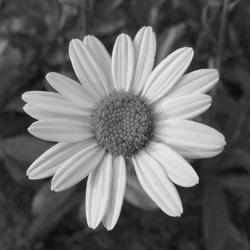
//> input picture DIAssignment4/DIAssignment46/test.jpg, 250 x 250 px
$ ./pastel test.jpg   (built with g++ and OpenCV 4)
//> lines starting //> are read from the running program, lines starting //| are printed output that depends on the picture; after the words box and inside, x2 and y2 are one past the last pixel; in counts of white or black regions, pixels touching at a corner belong together
// Sherd White Digital Image Processing Assignment #4.6

#include<opencv2/core/core.hpp>
#include<opencv2/highgui/highgui.hpp>
#include<opencv2/imgproc/imgproc.hpp>

#include<iostream>
#include<string>

using namespace cv;
Mat pastel(Mat, int);
void tbCallback(int, void*);

int main(int argc, char * argv[])
{
	if (argc <= 1)
	{
		std::cerr << "Not enough arguements." << std::endl;
		return (1);
	}

	Mat img = cv::imread(argv[1], CV_8UC1);
//> img is the input picture: 250 rows x 250 cols, CV_8UC1; min 1, max 244, mean 102.8

	if (img.empty())
	{
		std::cerr << "Unable to open the image " << argv[1] << "." << std::endl;
		return (1);
	}

	namedWindow("Original Image", WINDOW_AUTOSIZE);
	imshow("Original Image", img);

	cv::Mat filterimg = pastel(img, 20);

	namedWindow("Smooth Image", WINDOW_AUTOSIZE);
	imshow("Smooth Image", filterimg);

	// Create a Trackbar in the window just created
	int tbVal = 20;

	int tbMaxVal;
	if (img.rows > img.cols)
		tbMaxVal = img.rows - 1;
	else
		tbMaxVal = img.cols - 1;

	void *pImg = &img;
	cv::createTrackbar("Smoothing", "Smooth Image", &tbVal, tbMaxVal, tbCallback, pImg);

	waitKey(0);

	return (0);
}

Mat pastel(Mat img, int blur)
{
//> called with blur = 20
	Mat filterimg; //= Mat::zeros(img.rows, img.cols, CV_8UC1);
	img.copyTo(filterimg);

	double distance = 0;
	double value = 0;
	int i = 0;

	// Apply spacial filter (average) for top quadrant
	for (int r = 0; r <= blur; r++)
	{
		for (int c = i; c < img.cols - i; c++)
		{
			distance = i;

			value = (int)img.at<uchar>(r, c) + ((blur - distance) / blur)*(255 - (int)img.at<uchar>(r, c));
			filterimg.at<uchar>(r, c) = (int)value;
		}
		i++;
	}
//> this loop made 21 passes
//> value on passes 1 to 12: 255, 244.6, 234.4, 224.2, 213.8, 203.2, 193.2, 182.9, 171.4, 159.2, 147, 135.1
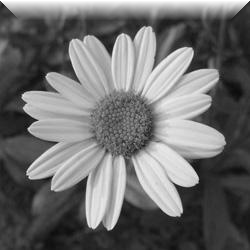
//> filterimg: 250 rows x 250 cols, CV_8UC1; 7.39% of pixels changed, all inside (x1, y1, x2, y2) = (0, 0, 250, 20)
//> after the loop, distance = 20; value = 33; i = 21

	i = 0;
	value = 0;

	// Apply spacial filter (average) for bottom quadrant
	for (int r = img.rows - 1; r >= img.rows - blur; r--)
	{
		for (int c = i; c < img.cols - i; c++)
		{
			distance = i;

			value = (int)img.at<uchar>(r, c) + ((blur - distance) / blur)*(255 - (int)img.at<uchar>(r, c));
			filterimg.at<uchar>(r, c) = (int)value;
		}
		i++;
	}
//> this loop made 20 passes
//> value on passes 1 to 12: 255, 245.1, 236.3, 226.7, 216.4, 205.8, 195.3, 186.1, 177.8, 169.5, 161, 152.7
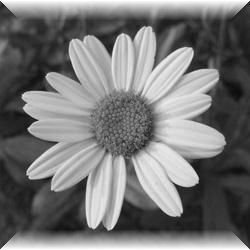
//> filterimg: 250 rows x 250 cols, CV_8UC1; 7.39% of pixels changed, all inside (x1, y1, x2, y2) = (0, 230, 250, 250)
//> after the loop, distance = 19; value = 70.7; i = 20

	i = 0;
	value = 0;

	// Apply spacial filter (average) for left quadrant
	for (int c = 0; c <= blur; c++)
	{
		for (int r = i; r <= img.rows - i - 1; r++)
		{
			distance = i;

			value = (int)img.at<uchar>(r, c) + ((blur - distance) / blur)*(255 - (int)img.at<uchar>(r, c));
			filterimg.at<uchar>(r, c) = (int)value;
		}
		i++;
	}
//> this loop made 21 passes
//> value on passes 1 to 12: 255, 245.7, 236.2, 226.2, 215.4, 204.8, 195.6, 187.4, 179, 168.2, 157, 145.6
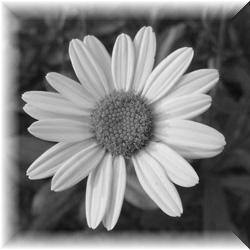
//> filterimg: 250 rows x 250 cols, CV_8UC1; 7.33% of pixels changed, all inside (x1, y1, x2, y2) = (0, 1, 20, 249)
//> after the loop, distance = 20; value = 66; i = 21

	i = 0;
	value = 0;

	// Apply spacial filter (average) for right quadrant
	for (int c = img.cols - 1; c >= img.cols - blur; c--)
	{
		for (int r = i; r <= img.rows - i - 1; r++)
		{
			distance = i;

			value = (int)img.at<uchar>(r, c) + ((blur - distance) / blur)*(255 - (int)img.at<uchar>(r, c));
			filterimg.at<uchar>(r, c) = (int)value;
		}
		i++;
	}
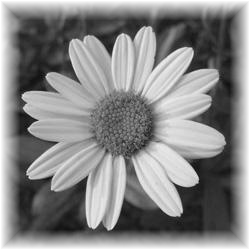
//> filterimg: 250 rows x 250 cols, CV_8UC1; 7.33% of pixels changed, all inside (x1, y1, x2, y2) = (230, 1, 250, 249)
//> after the loop, distance = 19; value = 70.7; i = 20

	//imshow("Smooth Image", filterimg);
	return filterimg;
}

// function tbCallback
void tbCallback(int blur, void* img) {

	// Cast the void pointer to Mat*
	cv::Mat* filterimg;
	filterimg = static_cast<cv::Mat*>(img);

	// Use the Trackbar value and _data to modify the image displayed
	cv::Mat img_modified = pastel(*filterimg, blur);
//> the loop in pastel (call 2), `for (int r = 0; r <= blur; r++)` made 21 passes
//> the loop in pastel (call 2), `for (int r = img.rows - 1; r >= img.rows - blur; r--)` made 20 passes
//> the loop in pastel (call 2), `for (int c = 0; c <= blur; c++)` made 21 passes
//> the loop in pastel (call 2), `for (int c = img.cols - 1; c >= img.cols - blur; c--)` made 20 passes

	// Display the modified image
	imshow("Smooth Image", img_modified);

}
